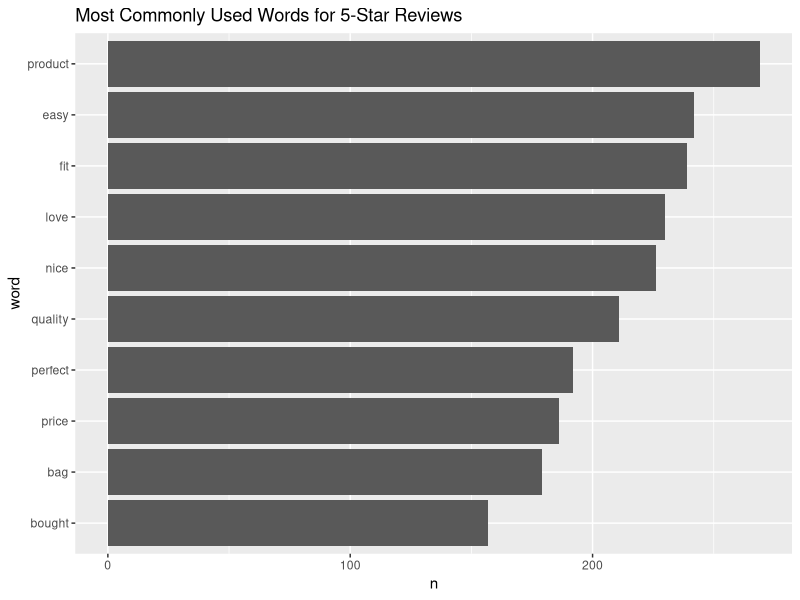

This figure's R source:
## ---- chunk 1

# Load the tidyverse.

library(tidyverse)

# Import data.

customer_data <- read_csv("customer_data.csv", show_col_types = FALSE)

customer_data
## ---- chunk 2

# At least one interesting numeric summary. For example, the number of "high income" customers by gender.

customer_data |> 
  mutate(high_income = income > 120000) |> 
  count(gender, high_income) |> 
  arrange(desc(n))
## ---- chunk 3

# At least one interesting visualization. For example, the top 10 most commonly used words for 5-star reviews.

customer_data |>
  filter(star_rating == 5) |> 
  select(review_text) |> 
  tidytext::unnest_tokens(word, review_text) |> 
  drop_na(word) |> 
  anti_join(tidytext::stop_words) |> 
  count(word) |> 
  arrange(desc(n)) |> 
  slice(1:10) |> 
  mutate(word = fct_reorder(word, n)) |>
  ggplot(aes(x = n, y = word)) +
  geom_col() +
  labs(title = "Most Commonly Used Words for 5-Star Reviews")
